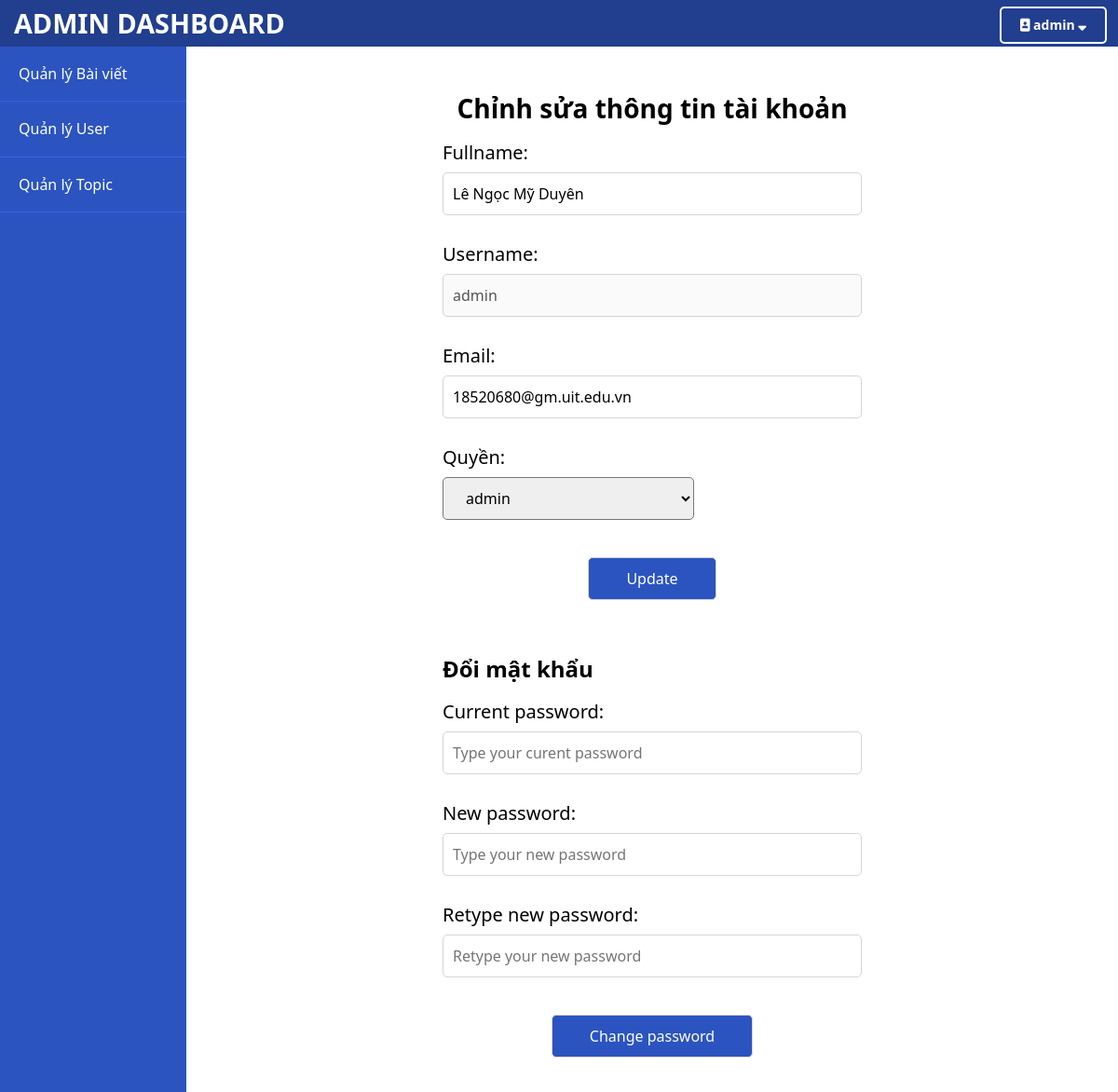
Page /admin/user/edit.php?id=1 (signed in) on the earlier database version.
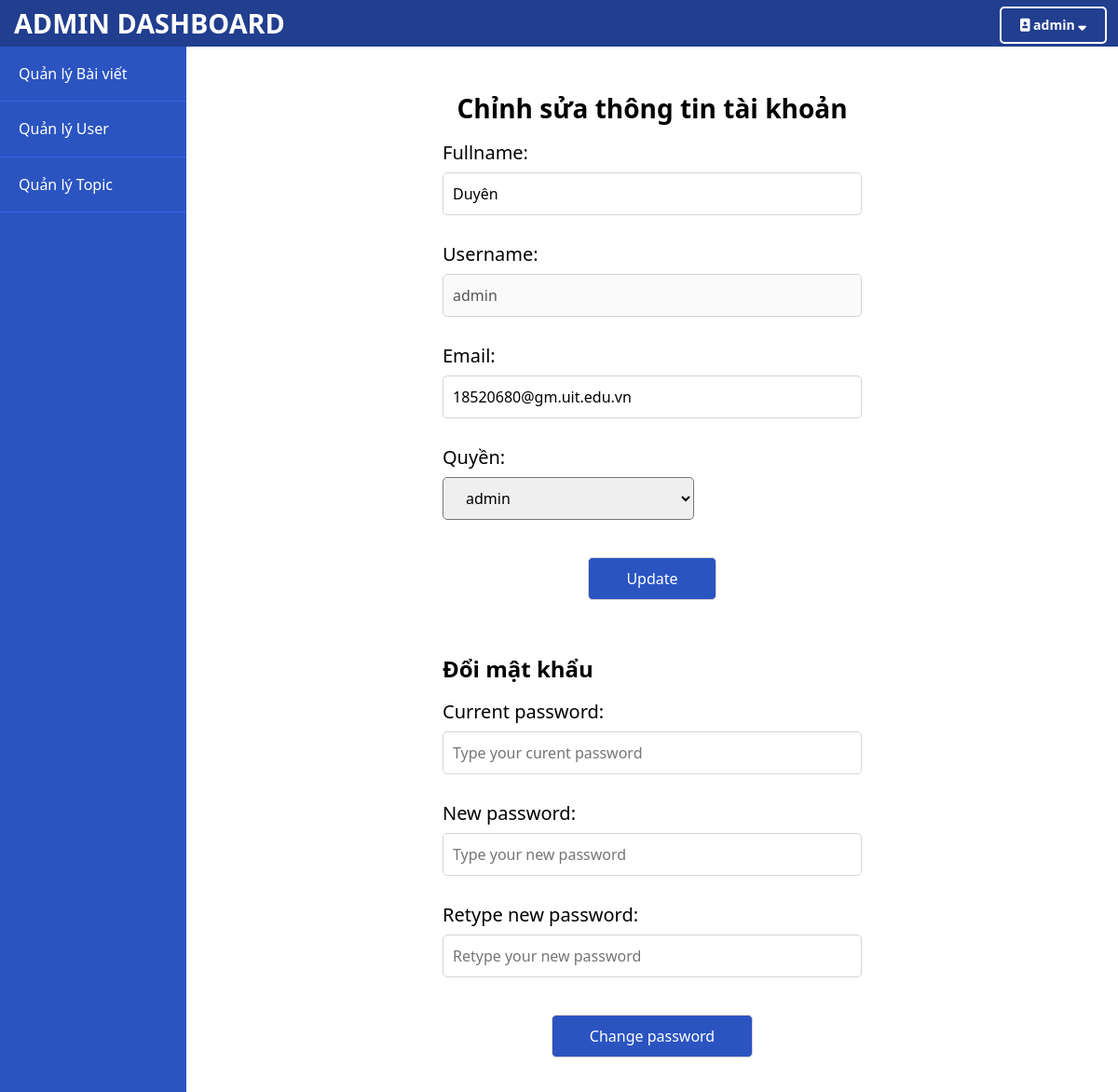
Same page on the later database version.
### tables this page shows
CREATE TABLE `users` (
  `id` int(11) NOT NULL,
  `email` varchar(255) NOT NULL,
  `username` varchar(255) NOT NULL,
  `password` varchar(255) NOT NULL,
  `fullname` varchar(255) NOT NULL,
  `role_id` int(11) NOT NULL,
  `verification_hash` varchar(255) NOT NULL,
  `IsActivated` tinyint(1) NOT NULL,
  `create_date` timestamp NOT NULL DEFAULT current_timestamp(),
  `update_date` timestamp NOT NULL DEFAULT current_timestamp() ON UPDATE current_timestamp()
);

### models/UserModel.php (called while the page is built, shortened)
<?php
require_once(ROOT_PATH . "/include/config.php");
class User
{
    public function getUserById($id)
    {
        global $conn;
        $sql = "SELECT * FROM users WHERE id = $id";
        $result = mysqli_query($conn, $sql);
        $final = mysqli_fetch_array($result);
        return $final;
    }
    public function GetAllRoles()
    {
        global $conn;
        $sql = "SELECT * FROM roles";
        $result = mysqli_query($conn, $sql);
        $posts = mysqli_fetch_all($result, MYSQLI_ASSOC);
        $final = array();
        foreach ($posts as $post) {
            array_push($final, $post);
        }
        return $final;
    }
}

### admin/user/edit.php (the view, shortened to what the changed rows need)
<?php
require_once(ROOT_PATH . '/models/UserModel.php');
$user_model = new User();
require_once(ROOT_PATH . '/admin/include/users_functions.php');
if (isset($_SESSION['user_id']) && $_SESSION['user_role_id'] === 1) {
    $user = $user_model->getUserById($_GET['id']); ?>
<?php
include(ROOT_PATH . '/admin/include/head.php'); ?>
</head>
<body>
<div class="admin-header">
    <div class="logo">
        <a href="<?php echo BASE_URL . "dashboard/"; ?>">ADMIN DASHBOARD</a>
    </div>
    <?php include(ROOT_PATH . '/admin/include/menu.php'); ?>
    </div>
<?php
    include(ROOT_PATH . '/admin/include/sidebar.php'); ?>
<div class="admin-content">
    <div class="title">
        <p>Chỉnh sửa thông tin tài khoản</p>
    </div>
    <div class="edit-user-form">
        <form action="" method="post" name="form" enctype="multipart/form-data">
            <div class="row">
                <div class="col-25">
                    <label for="fullname">Fullname:</label>
                </div>
                <div class="col-75">
                    <input type="text" id="fullname" name="fullname"
                        placeholder="Nguyễn Văn A..." value="<?php echo $user['fullname'] ?>">
                </div>
            </div>
            <div class="row">
                <div class="col-25">
                    <label for="username">Username:</label>
                </div>
                <div class="col-75">
                    <input type="text" id="username" name="username"
                        placeholder="Type username here..." disabled value="<?php echo $user['username'] ?>">
                </div>
            </div>
            <div class="row">
                <div class="col-25">
                    <label for="email">Email:</label>
                </div>
                <div class="col-75">
                    <input type="text" id="email" name="email"
                        placeholder="Type your email here..." value="<?php echo $user['email'] ?>">
                </div>
            </div>
            <div class="row">
                <div class="col-25">
                    <label for="role_id">Quyền:</label>
                </div>
                <div class="col-75">
                <select name="role_id" id="role_id">
                    <?php
                    $roles = $user_model->GetAllRoles();
    foreach ($roles as $role) {
        if ($role['id'] === $user['role_id']) {
            ?>
                            <option value="<?php echo $role['id'] ?>" selected><?php echo $role['role'] ?></option>
                        <?php
        } else {?>
                            <option value="<?php echo $role['id'] ?>"><?php echo $role['role'] ?></option>
                        <?php
                    }
    } ?>
                </select>
                </div>
            </div>
            <div class="btn-group">
                <input type="submit" value="Update" name="update-user">
            </div>
        </form>
    </div>
    <div class="change-pass-form" style="margin-top: 50px">
            <h2>Đổi mật khẩu</h2>
                <form action="" method="post" name="form" enctype="multipart/form-data">
                    <div class="row">
                        <div class="col-25">
                            <label for="Oldpassword">Current password:</label>
                        </div>
                        <div class="col-75">
                            <input type="password" id="Oldpassword" name="Oldpassword" placeholder="Type your curent password">
                        </div>
                    </div>
                    <div class="row">
                        <div class="col-25">
                            <label for="password">New password:</label>
                        </div>
                        <div class="col-75">
                            <input type="password" id="password" name="password" placeholder="Type your new password">
                        </div>
                    </div>
                    <div class="row">
                        <div class="col-25">
                            <label for="passwordConf">Retype new password:</label>
                        </div>
                        <div class="col-75">
                            <input type="password" id="passwordConf" name="passwordConf" placeholder="Retype your new password" >
                        </div>
                    </div>
                    <div class="btn-group">
                        <input type="submit" value="Change password" name="change-password">
                    </div>
                </form>
            </div>
</div>
</body>
</html>
<?php
} else {
        header('location: ' . BASE_URL);
    }?>

Differences in the rows shown:
changed users "admin": fullname "Lê Ngọc Mỹ Duyên" → "Duyên"
